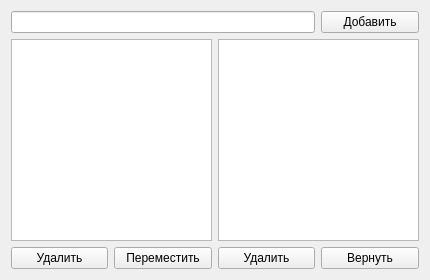
<?xml version="1.0" encoding="UTF-8"?>
<ui version="4.0">
 <class>FilePathTesterForm</class>
 <widget class="QWidget" name="FilePathTesterForm">
  <property name="geometry">
   <rect>
    <x>0</x>
    <y>0</y>
    <width>430</width>
    <height>280</height>
   </rect>
  </property>
  <property name="windowTitle">
   <string>FilePathTester</string>
  </property>
  <layout class="QGridLayout" name="gridLayout">
   <item row="0" column="1" colspan="3">
    <widget class="QLineEdit" name="path_line_edit"/>
   </item>
   <item row="0" column="4">
    <widget class="QPushButton" name="add_button">
     <property name="text">
      <string>Добавить</string>
     </property>
    </widget>
   </item>
   <item row="2" column="1">
    <widget class="QPushButton" name="delete_valid_path_button">
     <property name="text">
      <string>Удалить</string>
     </property>
    </widget>
   </item>
   <item row="2" column="2">
    <widget class="QPushButton" name="transport_button">
     <property name="text">
      <string>Переместить</string>
     </property>
    </widget>
   </item>
   <item row="2" column="3">
    <widget class="QPushButton" name="delete_invalid_path_button">
     <property name="text">
      <string>Удалить</string>
     </property>
    </widget>
   </item>
   <item row="2" column="4">
    <widget class="QPushButton" name="return_button">
     <property name="text">
      <string>Вернуть</string>
     </property>
    </widget>
   </item>
   <item row="1" column="3" colspan="2">
    <widget class="QListWidget" name="list_invalid_paths"/>
   </item>
   <item row="1" column="1" colspan="2">
    <widget class="QListWidget" name="list_valid_paths"/>
   </item>
  </layout>
 </widget>
 <resources/>
 <connections/>
</ui>
